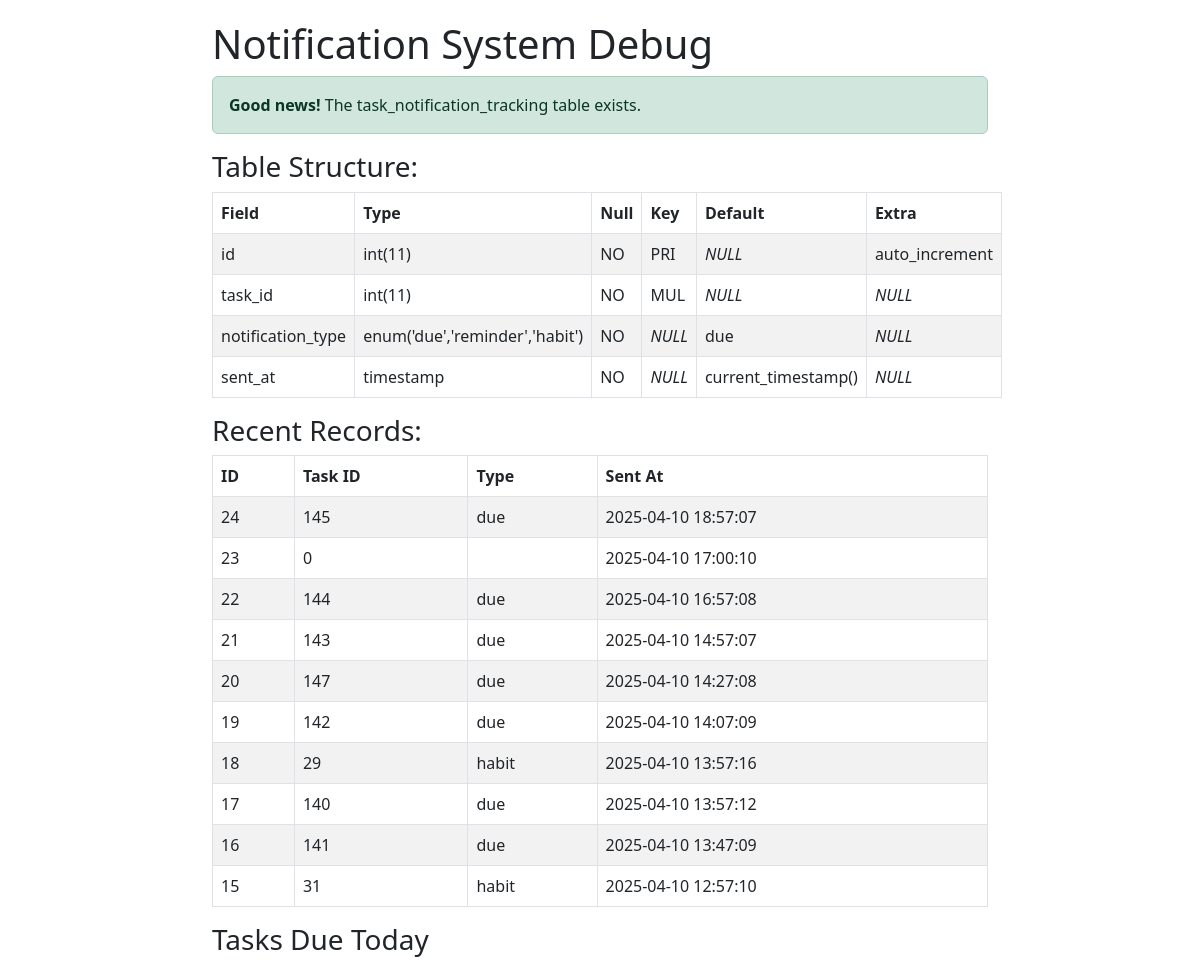
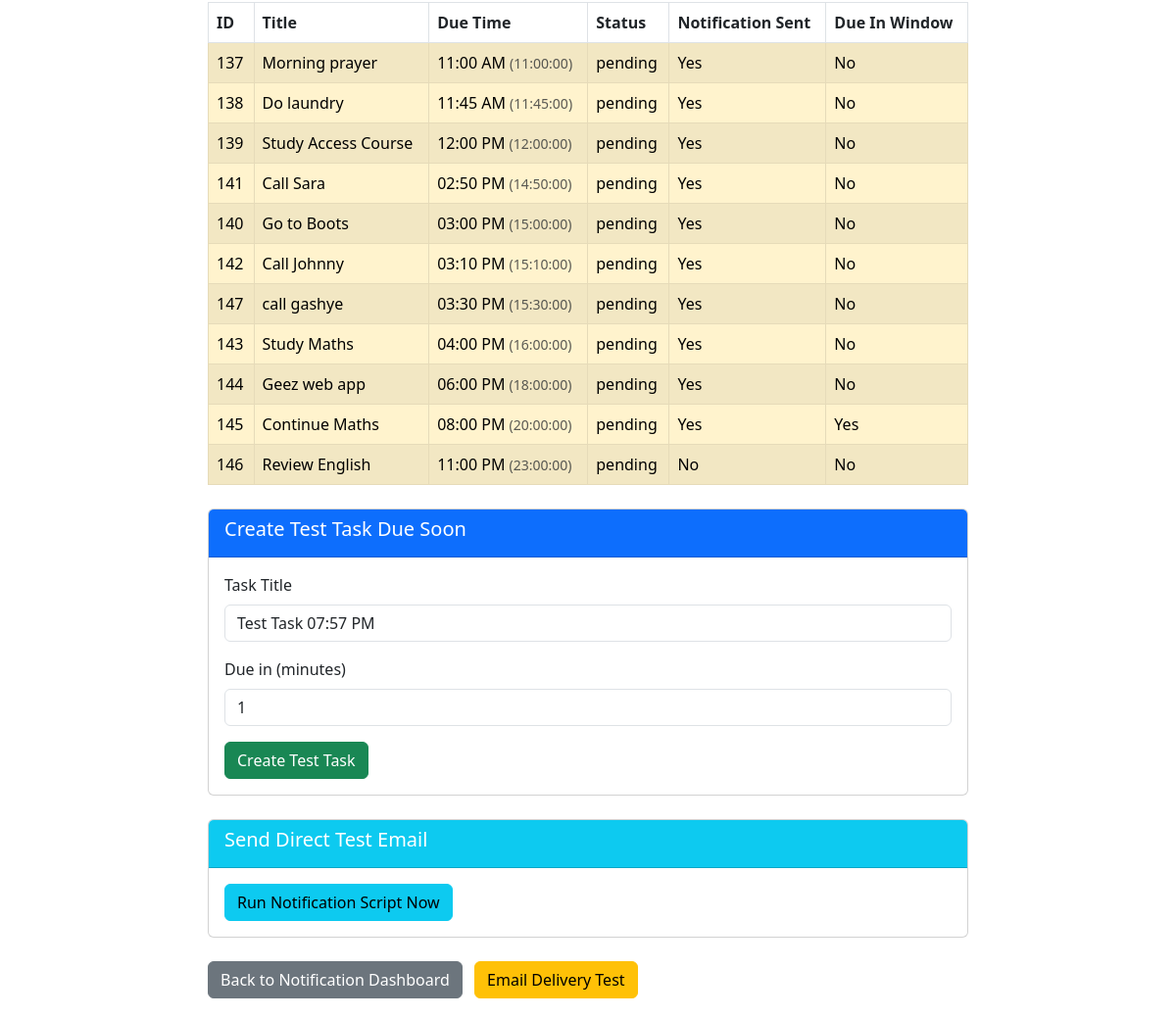
Screenshot of /debug_notification_tables.php with the database file from the repository (2 pictures, top to bottom).
### tables this page shows
CREATE TABLE `task_notification_tracking` (
  `id` int(11) NOT NULL,
  `task_id` int(11) NOT NULL,
  `notification_type` enum('due','reminder','habit') NOT NULL DEFAULT 'due',
  `sent_at` timestamp NOT NULL DEFAULT current_timestamp()
);

CREATE TABLE `tasks` (
  `id` int(11) NOT NULL,
  `category_id` int(11) NOT NULL,
  `parent_task_id` int(11) DEFAULT NULL COMMENT 'For subtasks - references parent task',
  `title` varchar(255) NOT NULL,
  `description` text DEFAULT NULL,
  `task_type` enum('one-time','recurring') NOT NULL DEFAULT 'one-time',
  `priority` enum('low','medium','high') NOT NULL DEFAULT 'medium',
  `estimated_duration` int(11) DEFAULT 0 COMMENT 'Estimated duration in minutes',
  `due_date` date DEFAULT NULL,
  `due_time` time DEFAULT NULL,
  `status` enum('pending','in_progress','completed','not_done','snoozed') DEFAULT 'pending',
  `completion_percentage` decimal(5,2) DEFAULT 0.00,
  `is_active` tinyint(1) DEFAULT 1,
  `created_at` timestamp NOT NULL DEFAULT current_timestamp(),
  `updated_at` timestamp NOT NULL DEFAULT current_timestamp() ON UPDATE current_timestamp()
);

### debug_notification_tables.php (the view, shortened to what this page needs)
<?php
require_once __DIR__ . '/includes/db_connect.php';
echo '<!DOCTYPE html>
<html>
<head>
    <title>Debug Notification Tables</title>
    <link href="https://cdn.jsdelivr.net/npm/bootstrap@5.3.0/dist/css/bootstrap.min.css" rel="stylesheet">
    <style>
        body { padding: 20px; }
        .container { max-width: 800px; margin: 0 auto; }
    </style>
</head>
<body>
    <div class="container">
        <h1>Notification System Debug</h1>';
$table_check = $conn->query("SHOW TABLES LIKE 'task_notification_tracking'");
if ($table_check->num_rows === 0) {
    echo '<div class="alert alert-warning">
        <strong>Warning:</strong> The task_notification_tracking table does not exist.
    </div>';
    if (isset($_POST['create_table'])) {
        $sql = "
            CREATE TABLE task_notification_tracking (
                id INT AUTO_INCREMENT PRIMARY KEY,
                task_id INT NOT NULL,
                notification_type VARCHAR(50) NOT NULL,
                sent_at DATETIME NOT NULL,
                INDEX (task_id),
                INDEX (notification_type)
            )
        ";
        if ($conn->query($sql)) {
            echo '<div class="alert alert-success">
                <strong>Success!</strong> The table has been created successfully.
            </div>';
        } else {
            echo '<div class="alert alert-danger">
                <strong>Error creating table:</strong> ' . $conn->error . '
            </div>';
        }
    } else {
        echo '<form method="post" class="mb-4">
            <button type="submit" name="create_table" class="btn btn-primary">
                Create Table
            </button>
        </form>';
    }
} else {
    echo '<div class="alert alert-success">
        <strong>Good news!</strong> The task_notification_tracking table exists.
    </div>';
    $result = $conn->query("DESCRIBE task_notification_tracking");
    if ($result) {
        echo '<h3>Table Structure:</h3>
        <table class="table table-striped table-bordered">
            <thead>
                <tr>
                    <th>Field</th>
                    <th>Type</th>
                    <th>Null</th>
                    <th>Key</th>
                    <th>Default</th>
                    <th>Extra</th>
                </tr>
            </thead>
            <tbody>';
        while ($row = $result->fetch_assoc()) {
            echo '<tr>';
            foreach ($row as $key => $value) {
                echo '<td>' . ($value ?: '<em>NULL</em>') . '</td>';
            }
            echo '</tr>';
        }
        echo '</tbody></table>';
    }
    $result = $conn->query("SELECT * FROM task_notification_tracking ORDER BY sent_at DESC LIMIT 10");
    if ($result) {
        if ($result->num_rows > 0) {
            echo '<h3>Recent Records:</h3>
            <table class="table table-striped table-bordered">
                <thead>
                    <tr>
                        <th>ID</th>
                        <th>Task ID</th>
                        <th>Type</th>
                        <th>Sent At</th>
                    </tr>
                </thead>
                <tbody>';
            while ($row = $result->fetch_assoc()) {
                echo '<tr>
                    <td>' . $row['id'] . '</td>
                    <td>' . $row['task_id'] . '</td>
                    <td>' . $row['notification_type'] . '</td>
                    <td>' . $row['sent_at'] . '</td>
                </tr>';
            }
            echo '</tbody></table>';
        } else {
            echo '<div class="alert alert-info">
                No records found in the task_notification_tracking table.
            </div>';
        }
    }
}
echo '<h3>Tasks Due Today</h3>';
$today = date('Y-m-d');
$window_start = date('H:i:s', strtotime('-15 minutes'));
$window_end = date('H:i:s', strtotime('+15 minutes'));
$sql = "
    SELECT
        t.id, t.title, t.due_date, t.due_time, t.status,
        CASE WHEN tnt.id IS NOT NULL THEN 'Yes' ELSE 'No' END as notification_sent
    FROM
        tasks t
    LEFT JOIN
        task_notification_tracking tnt ON t.id = tnt.task_id AND tnt.notification_type = 'due'
    WHERE
        t.due_date = ?
    ORDER BY
        t.due_time
";
$stmt = $conn->prepare($sql);
$stmt->bind_param("s", $today);
$stmt->execute();
$result = $stmt->get_result();
if ($result->num_rows === 0) {
    echo '<div class="alert alert-info">No tasks scheduled for today.</div>';
} else {
    echo '<table class="table table-striped table-bordered">
        <thead>
            <tr>
                <th>ID</th>
                <th>Title</th>
                <th>Due Time</th>
                <th>Status</th>
                <th>Notification Sent</th>
                <th>Due In Window</th>
            </tr>
        </thead>
        <tbody>';
    while ($row = $result->fetch_assoc()) {
        $in_window = ($row['due_time'] >= $window_start && $row['due_time'] <= $window_end) ? 'Yes' : 'No';
        $time_class = $in_window ? 'table-warning' : '';
        echo '<tr class="' . $time_class . '">
            <td>' . $row['id'] . '</td>
            <td>' . htmlspecialchars($row['title']) . '</td>
            <td>' . date('h:i A', strtotime($row['due_time'])) . ' <small class="text-muted">(' . $row['due_time'] . ')</small></td>
            <td>' . $row['status'] . '</td>
            <td>' . $row['notification_sent'] . '</td>
            <td>' . $in_window . '</td>
        </tr>';
    }
    echo '</tbody></table>';
}
echo '<div class="card mt-4">
    <div class="card-header bg-primary text-white">
        <h5>Create Test Task Due Soon</h5>
    </div>
    <div class="card-body">
        <form method="post">
            <div class="mb-3">
                <label for="task_title" class="form-label">Task Title</label>
                <input type="text" class="form-control" id="task_title" name="task_title"
                    value="Test Task ' . date('h:i A') . '" required>
            </div>
            <div class="mb-3">
                <label for="minutes" class="form-label">Due in (minutes)</label>
                <input type="number" class="form-control" id="minutes" name="minutes"
                    value="1" min="1" max="60">
            </div>
            <button type="submit" name="create_task" class="btn btn-success">
                Create Test Task
            </button>
        </form>
    </div>
</div>';
echo '<div class="card mt-4 mb-4">
    <div class="card-header bg-info text-white">
        <h5>Send Direct Test Email</h5>
    </div>
    <div class="card-body">
        <form method="post">
            <button type="submit" name="run_script" class="btn btn-info">
                Run Notification Script Now
            </button>
        </form>
    </div>
</div>';
echo '<div class="mt-4">
    <a href="pages/scheduled-notifications-test.php" class="btn btn-secondary">
        Back to Notification Dashboard
    </a>
    <a href="test_email_delivery.php" class="btn btn-warning ms-2">
        Email Delivery Test
    </a>
</div>';
echo '</div></body></html>';
?>

### debug_notification_tables.php (style rules this page uses)
body { padding: 20px; }
.container { max-width: 800px; margin: 0 auto; }

### rows the page displays
task_notification_tracking: id "24", task "145", notification_type "due", sent_at "2025-04-10 18:57:07"
task_notification_tracking: id "23", task "0", sent_at "2025-04-10 17:00:10"
task_notification_tracking: id "22", task "144", notification_type "due", sent_at "2025-04-10 16:57:08"
task_notification_tracking: id "21", task "143", notification_type "due", sent_at "2025-04-10 14:57:07"
task_notification_tracking: id "20", task "147", notification_type "due", sent_at "2025-04-10 14:27:08"
task_notification_tracking: id "19", task "142", notification_type "due", sent_at "2025-04-10 14:07:09"
task_notification_tracking: id "18", task "29", notification_type "habit", sent_at "2025-04-10 13:57:16"
task_notification_tracking: id "17", task "140", notification_type "due", sent_at "2025-04-10 13:57:12"
task_notification_tracking: id "16", task "141", notification_type "due", sent_at "2025-04-10 13:47:09"
task_notification_tracking: id "15", task "31", notification_type "habit", sent_at "2025-04-10 12:57:10"
tasks: id "137", title "Morning prayer", due_time "11:00 AM", due_time "11:00:00", status "pending", notification_sent "Yes"
tasks: id "138", title "Do laundry", due_time "11:45 AM", due_time "11:45:00", status "pending", notification_sent "Yes"
tasks: id "139", title "Study Access Course", due_time "12:00 PM", due_time "12:00:00", status "pending", notification_sent "Yes"
tasks: id "141", title "Call Sara", due_time "02:50 PM", due_time "14:50:00", status "pending", notification_sent "Yes"
tasks: id "140", title "Go to Boots", due_time "03:00 PM", due_time "15:00:00", status "pending", notification_sent "Yes"
tasks: id "142", title "Call Johnny", due_time "03:10 PM", due_time "15:10:00", status "pending", notification_sent "Yes"
tasks: id "147", title "call gashye", due_time "03:30 PM", due_time "15:30:00", status "pending", notification_sent "Yes"
tasks: id "143", title "Study Maths", due_time "04:00 PM", due_time "16:00:00", status "pending", notification_sent "Yes"
tasks: id "144", title "Geez web app", due_time "06:00 PM", due_time "18:00:00", status "pending", notification_sent "Yes"
tasks: id "145", title "Continue Maths", due_time "08:00 PM", due_time "20:00:00", status "pending", notification_sent "Yes"
tasks: id "146", title "Review English", due_time "11:00 PM", due_time "23:00:00", status "pending", notification_sent "No"

### other values shown
$value ?: '<em>NULL</em>' "id"
$value ?: '<em>NULL</em>' "int(11)"
$value ?: '<em>NULL</em>' "NO"
$value ?: '<em>NULL</em>' "PRI"
$value ?: '<em>NULL</em>' "NULL"
$value ?: '<em>NULL</em>' "auto_increment"
$value ?: '<em>NULL</em>' "task_id"
$value ?: '<em>NULL</em>' "MUL"
$value ?: '<em>NULL</em>' "notification_type"
$value ?: '<em>NULL</em>' "enum('due','reminder','habit')"
$value ?: '<em>NULL</em>' "due"
$value ?: '<em>NULL</em>' "sent_at"
$value ?: '<em>NULL</em>' "timestamp"
$value ?: '<em>NULL</em>' "current_timestamp()"
